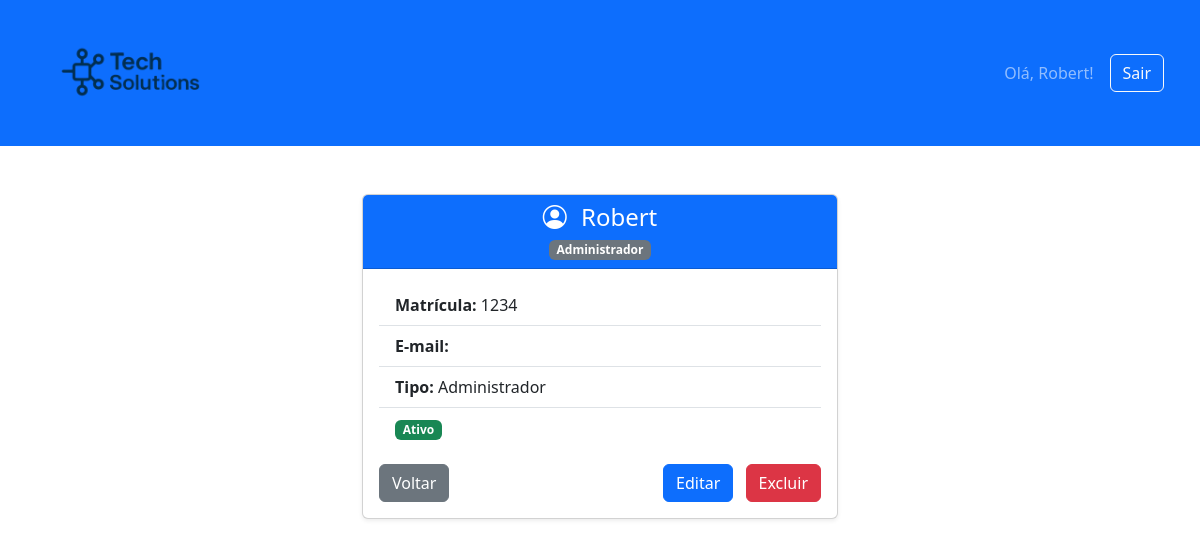
The page /dashboard/1234/ (signed in) on the database as committed earlier.
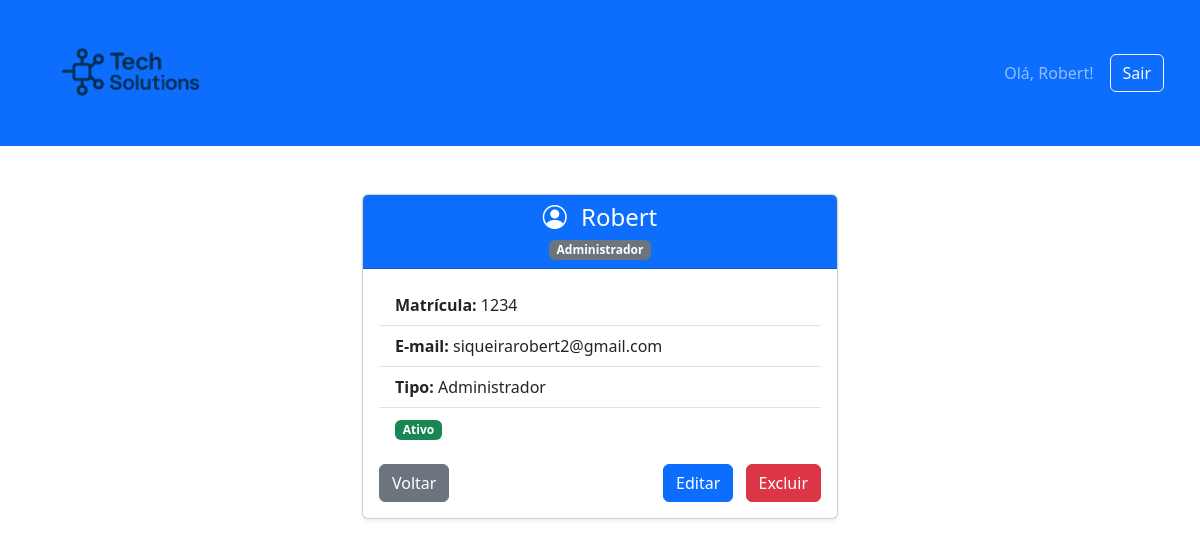
The same page on the database as committed later.
### usuarios/models.py (models this page shows, shortened)
class Usuario(AbstractUser):
    matricula = models.CharField(
        unique=True, max_length=50, verbose_name='Matrícula', blank=True
    )
    tipo_usuario = models.CharField(max_length=20, choices=TIPOS_USUARIO)
    data_cadastro = models.DateField(auto_now_add=True, verbose_name='Data de Cadastro')
    USERNAME_FIELD = 'matricula'
    REQUIRED_FIELDS = ['username', 'password']
    class Meta:
        db_table = 'usuario'
        verbose_name = "Usuário"
        verbose_name_plural = "Usuários"

### usuarios/views.py (the view)
# urls.py: path('dashboard/<str:matricula>/', usuarios_views.usuario, name='usuario'),
@login_required(login_url='/login/')
def usuario(request, matricula):
    try:
        usuario_obj = Usuario.objects.get(matricula=matricula)
    except Usuario.DoesNotExist:
        raise Http404("Usuário não encontrado")
    contexto = {
        'usuario': usuario_obj,
        'is_admin': request.user.is_superuser,
    }
    return render(request, 'usuario.html', contexto)

### templates/usuario.html (shortened to what this page needs)
{% include "header.html" %}
<div class="container mt-5" style="max-width: 500px;">
    <div class="card shadow-sm">
        <div class="card-header bg-primary text-white text-center">
            <h4 class="mb-0">
                <i class="bi bi-person-circle me-2"></i>
                {{ usuario.username }}
            </h4>
            <span class="badge bg-secondary mt-2">{{ usuario.get_tipo_usuario_display }}</span>
        </div>
        <div class="card-body">
            <ul class="list-group list-group-flush mb-3">
                <li class="list-group-item">
                    <strong>Matrícula:</strong> {{ usuario.matricula }}
                </li>
                <li class="list-group-item">
                    <strong>E-mail:</strong> {{ usuario.email }}
                </li>
                <li class="list-group-item">
                    <strong>Tipo:</strong> {{ usuario.get_tipo_usuario_display }}
                </li>
                {% if usuario.is_active %}
                <li class="list-group-item">
                    <span class="badge bg-success">Ativo</span>
                </li>
                {% else %}
                <li class="list-group-item">
                    <span class="badge bg-danger">Inativo</span>
                </li>
                {% endif %}
            </ul>
            <div class="d-flex justify-content-between">
                <a href="{% url 'dashboard' %}" class="btn btn-secondary">Voltar</a>
                <div>
                    {% if perms.usuarios.change_usuario %}
                        <a href="{% url 'editar_usuario' usuario.matricula %}" class="btn btn-primary me-2">Editar</a>
                    {% endif %}
                    {% if perms.usuarios.delete_usuario %}
                        <button type="button" class="btn btn-danger" data-bs-toggle="modal" data-bs-target="#modalExcluir">
                            Excluir
                        </button>
                    {% endif %}
                </div>
            </div>
        </div>
    </div>
</div>
</body>
</html>

### templates/header.html (shortened to what this page needs)
{% load static %}
<!DOCTYPE html>
<html lang="pt-br">
<head>
    <link href="https://cdn.jsdelivr.net/npm/bootstrap@5.3.7/dist/css/bootstrap.min.css" rel="stylesheet">
    <link rel="stylesheet" href="https://cdn.jsdelivr.net/npm/bootstrap-icons@1.11.3/font/bootstrap-icons.min.css">
</head>
<body>
<nav class="navbar navbar-expand-lg navbar-dark bg-primary mb-4">
    <div class="container-fluid">
        <a class="navbar-brand d-flex align-items-center ms-4" href="{% url 'dashboard' %}">
            <img src="{% static 'img/logo.png' %}" alt="Logo" style="height:120px; width:auto; object-fit:contain;">
        </a>
        <div class="d-flex ms-auto align-items-center me-4">
            <span class="navbar-text me-3">
                Olá, {{ user.username }}!
            </span>
            <a href="{% url 'logout' %}" class="btn btn-outline-light">Sair</a>
        </div>
    </div>
</nav>

Rows that differ between the two databases and show on the page:
changed Usuario "Robert": email (not shown) → "siqueirarobert2@gmail.com"
